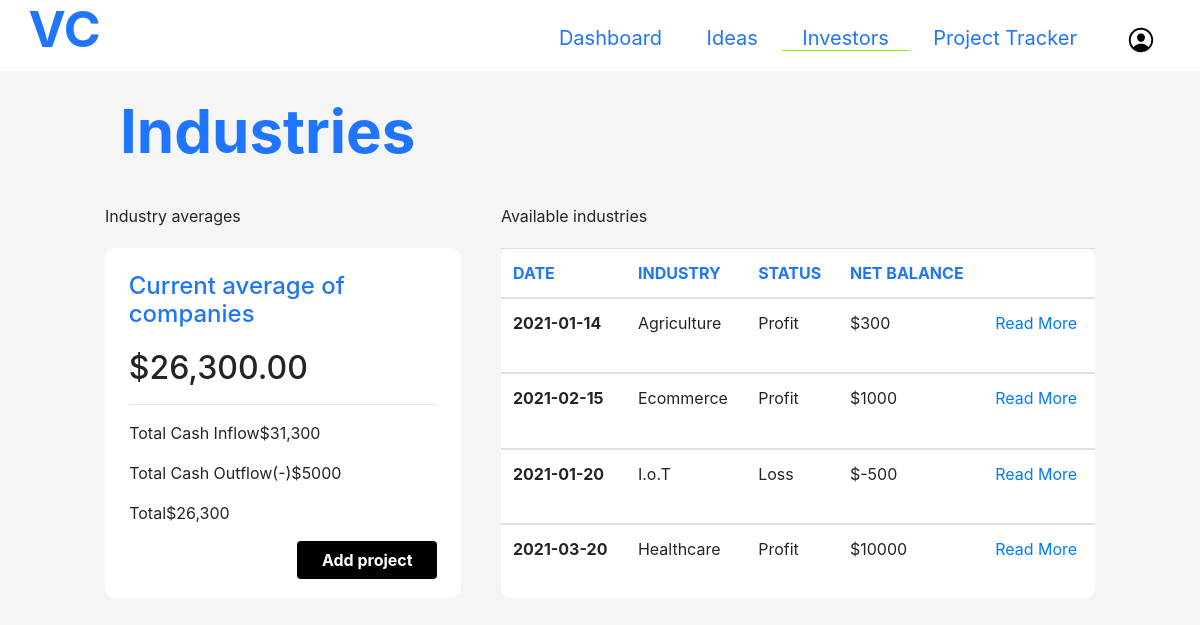
/industries.php, run on the app's committed database.
### tables this page shows
CREATE TABLE `industry` (
  `industry_id` int(11) NOT NULL,
  `industry_type` varchar(250) DEFAULT NULL,
  `date` date NOT NULL,
  `status` varchar(30) DEFAULT NULL,
  `net_balance` int(40) DEFAULT NULL
);

### industries.php (the view, shortened to what this page needs)
<!DOCTYPE html>
<html>
<head>
    <link href="https://cdnjs.cloudflare.com/ajax/libs/simple-line-icons/2.4.1/css/simple-line-icons.min.css" rel="stylesheet">
    <link rel="stylesheet" href="https://maxcdn.bootstrapcdn.com/bootstrap/4.0.0/css/bootstrap.min.css">
    <link rel="stylesheet" href="css/main.css">
    <link rel="stylesheet" href="css/nav.css">
</head>
<body>
    <?php
        include("includes/nav.php");
    ?>
    <?php
    $servername = "localhost";
    $username = "root";
    $password = "";
    $dbname = "funding";
    $conn = new mysqli($servername, $username, $password, $dbname);
    $sql = "SELECT * FROM `industry`";
    $result = $conn->query($sql);
    echo '<main>
            <h1 class="i-heading">Industries</h1>
            <div class="row">
                <div class="left-b">
                    <caption>Industry averages</caption>
                    <div class="left-box">
                        <h4>Current average of companies</h4>
                        <h2>$26,300.00</h2>
                        <hr>
                        <div class="row" style="padding: 0 5%;">
                            <p>Total Cash Inflow</p>
                            <p>$31,300</p>
                        </div>
                        <div class="row" style="padding: 0 5%;">
                            <p>Total Cash Outflow</p>
                            <p>(-)$5000</p>
                        </div>
                        <div class="row" style="padding: 0 5%;">
                            <p>Total</p>
                            <p>$26,300</p>
                        </div>
                        <div class="form-group add-btn">
                            <button type="button" class="btn btn-block add"><a href="project_info.php">Add project</a></button>
                        </div>
                    </div>
                </div>
                <div class="right-b">
                    <caption>Available industries</caption>
                    <table class="table right-box">
                        <thead>
                            <tr>
                                <th scope="col">DATE</th>
                                <th scope="col">INDUSTRY</th>
                                <th scope="col">STATUS</th>
                                <th scope="col">NET BALANCE</th>
                                <th scope="col"></th>
                            </tr>
                        </thead>';
                        if($result->num_rows > 0) {
                            while($row = $result->fetch_assoc()) {
                                if ($row["industry_type"] == "Agriculture"){
                                    $page_link = "agriculture.php";
                                }
                                else if ($row["industry_type"] == "Ecommerce") {
                                    $page_link = "ecommerce.php";
                                }
                                else if ($row["industry_type"] == "I.o.T") {
                                    $page_link = "iot.php";
                                }
                                else if ($row["industry_type"] == "Healthcare") {
                                    $page_link = "healthcare.php";
                                }
                                echo '<tbody>
                                    <tr>
                                        <th scope="row">'. $row["date"].'</th>
                                        <td>'. $row["industry_type"].'</td>
                                        <td>'. $row["status"].'</td>
                                        <td>$'. $row["net_balance"].'</td>
                                        <td><a href="'.$page_link.'">Read More</a></td>
                                    </tr>
                                </tbody>';
                            }
                        }
                        echo '
                    </table>
                </div>
            </div>
        </main>';
    ?>
</body>
</html>

### css/main.css (style rules this page uses)
body { background-color: #F5F5F5; }
.main-title, h4 { padding-bottom: 4%; }
.decisions button > a, button.add > a, button.continue, button.continue:hover { color: white; }
main { padding: 2%; }
main { padding: 2% 10%; }
.left-b { width: 40%; }
.right-b { width: 60%; }
.left-box, .right-box { height: 350px; padding: 6%; margin: 20px 0; border-radius: 10px; background-color: white; }
.left-box { margin-right: 40px; }
.i-heading { color: #1F75FE; font-size: 60px; font-weight: 700; padding-bottom: 3%; }
.add { width: 140px; float: right; color: white; font-weight: 700; background-color: black; }
thead tr, h4 { color: #1F75FE; }

### data on the page
industry: date "2021-01-14", industry_type "Agriculture", status "Profit", net_balance "300"
industry: date "2021-02-15", industry_type "Ecommerce", status "Profit", net_balance "1000"
industry: date "2021-01-20", industry_type "I.o.T", status "Loss", net_balance "-500"
industry: date "2021-03-20", industry_type "Healthcare", status "Profit", net_balance "10000"
